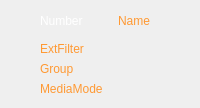
    <widget class="CSkinProgressWidget" name="m_CentralContainer" native="true">
     <property name="sizePolicy">
      <sizepolicy hsizetype="Expanding" vsizetype="Preferred">
       <horstretch>0</horstretch>
       <verstretch>0</verstretch>
      </sizepolicy>
     </property>
     <property name="progress" stdset="0">
      <number>1</number>
     </property>
     <property name="borderInfo" stdset="0">
      <string notr="true">borderwidth=&quot;2&quot; roundcorner=&quot;0&quot; bordercolor=&quot;0xFFD0D0D0&quot; </string>
     </property>
     <layout class="QGridLayout" name="gridLayout">
      <property name="leftMargin">
       <number>40</number>
      </property>
      <property name="rightMargin">
       <number>40</number>
      </property>
      <property name="horizontalSpacing">
       <number>10</number>
      </property>
      <item row="0" column="2">
       <widget class="CSkinOneLineText" name="m_Name">
        <property name="sizePolicy">
         <sizepolicy hsizetype="Expanding" vsizetype="Expanding">
          <horstretch>0</horstretch>
          <verstretch>0</verstretch>
         </sizepolicy>
        </property>
        <property name="palette">
         <palette>
          <active>
           <colorrole role="WindowText">
            <brush brushstyle="SolidPattern">
             <color alpha="255">
              <red>255</red>
              <green>153</green>
              <blue>51</blue>
             </color>
            </brush>
           </colorrole>
          </active>
          <inactive>
           <colorrole role="WindowText">
            <brush brushstyle="SolidPattern">
             <color alpha="255">
              <red>255</red>
              <green>153</green>
              <blue>51</blue>
             </color>
            </brush>
           </colorrole>
          </inactive>
          <disabled>
           <colorrole role="WindowText">
            <brush brushstyle="SolidPattern">
             <color alpha="255">
              <red>120</red>
              <green>120</green>
              <blue>120</blue>
             </color>
            </brush>
           </colorrole>
          </disabled>
         </palette>
        </property>
        <property name="text">
         <string>Name</string>
        </property>
        <property name="addheight" stdset="0">
         <number>12</number>
        </property>
        <property name="brightness" stdset="0">
         <number>15</number>
        </property>
        <property name="rowLimit" stdset="0">
         <number>3</number>
        </property>
       </widget>
      </item>
      <item row="1" column="0">
       <spacer name="verticalSpacer">
        <property name="orientation">
         <enum>Qt::Vertical</enum>
        </property>
        <property name="sizeHint" stdset="0">
         <size>
          <width>20</width>
          <height>5</height>
         </size>
        </property>
       </spacer>
      </item>
      <item row="4" column="0" colspan="3">
       <widget class="CSkinOneLineText" name="m_MediaMode">
        <property name="sizePolicy">
         <sizepolicy hsizetype="Expanding" vsizetype="Expanding">
          <horstretch>0</horstretch>
          <verstretch>0</verstretch>
         </sizepolicy>
        </property>
        <property name="palette">
         <palette>
          <active>
           <colorrole role="WindowText">
            <brush brushstyle="SolidPattern">
             <color alpha="255">
              <red>255</red>
              <green>153</green>
              <blue>51</blue>
             </color>
            </brush>
           </colorrole>
          </active>
          <inactive>
           <colorrole role="WindowText">
            <brush brushstyle="SolidPattern">
             <color alpha="255">
              <red>255</red>
              <green>153</green>
              <blue>51</blue>
             </color>
            </brush>
           </colorrole>
          </inactive>
          <disabled>
           <colorrole role="WindowText">
            <brush brushstyle="SolidPattern">
             <color alpha="255">
              <red>120</red>
              <green>120</green>
              <blue>120</blue>
             </color>
            </brush>
           </colorrole>
          </disabled>
         </palette>
        </property>
        <property name="text">
         <string>MediaMode</string>
        </property>
        <property name="addheight" stdset="0">
         <number>1</number>
        </property>
        <property name="brightness" stdset="0">
         <number>-35</number>
        </property>
       </widget>
      </item>
      <item row="2" column="0" colspan="3">
       <widget class="CSkinOneLineText" name="m_ExtFilter">
        <property name="sizePolicy">
         <sizepolicy hsizetype="Expanding" vsizetype="Expanding">
          <horstretch>0</horstretch>
          <verstretch>0</verstretch>
         </sizepolicy>
        </property>
        <property name="palette">
         <palette>
          <active>
           <colorrole role="WindowText">
            <brush brushstyle="SolidPattern">
             <color alpha="255">
              <red>255</red>
              <green>153</green>
              <blue>51</blue>
             </color>
            </brush>
           </colorrole>
          </active>
          <inactive>
           <colorrole role="WindowText">
            <brush brushstyle="SolidPattern">
             <color alpha="255">
              <red>255</red>
              <green>153</green>
              <blue>51</blue>
             </color>
            </brush>
           </colorrole>
          </inactive>
          <disabled>
           <colorrole role="WindowText">
            <brush brushstyle="SolidPattern">
             <color alpha="255">
              <red>120</red>
              <green>120</green>
              <blue>120</blue>
             </color>
            </brush>
           </colorrole>
          </disabled>
         </palette>
        </property>
        <property name="text">
         <string>ExtFilter</string>
        </property>
        <property name="addheight" stdset="0">
         <number>3</number>
        </property>
        <property name="brightness" stdset="0">
         <number>-35</number>
        </property>
       </widget>
      </item>
      <item row="3" column="0" colspan="3">
       <widget class="CSkinOneLineText" name="m_Group">
        <property name="sizePolicy">
         <sizepolicy hsizetype="Expanding" vsizetype="Expanding">
          <horstretch>0</horstretch>
          <verstretch>0</verstretch>
         </sizepolicy>
        </property>
        <property name="palette">
         <palette>
          <active>
           <colorrole role="WindowText">
            <brush brushstyle="SolidPattern">
             <color alpha="255">
              <red>255</red>
              <green>153</green>
              <blue>51</blue>
             </color>
            </brush>
           </colorrole>
          </active>
          <inactive>
           <colorrole role="WindowText">
            <brush brushstyle="SolidPattern">
             <color alpha="255">
              <red>255</red>
              <green>153</green>
              <blue>51</blue>
             </color>
            </brush>
           </colorrole>
          </inactive>
          <disabled>
           <colorrole role="WindowText">
            <brush brushstyle="SolidPattern">
             <color alpha="255">
              <red>120</red>
              <green>120</green>
              <blue>120</blue>
             </color>
            </brush>
           </colorrole>
          </disabled>
         </palette>
        </property>
        <property name="text">
         <string>Group</string>
        </property>
        <property name="addheight" stdset="0">
         <number>2</number>
        </property>
        <property name="brightness" stdset="0">
         <number>-35</number>
        </property>
       </widget>
      </item>
      <item row="0" column="0">
       <widget class="CSkinOneLineText" name="m_Number">
        <property name="sizePolicy">
         <sizepolicy hsizetype="Preferred" vsizetype="Expanding">
          <horstretch>0</horstretch>
          <verstretch>0</verstretch>
         </sizepolicy>
        </property>
        <property name="palette">
         <palette>
          <active>
           <colorrole role="WindowText">
            <brush brushstyle="SolidPattern">
             <color alpha="255">
              <red>255</red>
              <green>255</green>
              <blue>255</blue>
             </color>
            </brush>
           </colorrole>
          </active>
          <inactive>
           <colorrole role="WindowText">
            <brush brushstyle="SolidPattern">
             <color alpha="255">
              <red>255</red>
              <green>255</green>
              <blue>255</blue>
             </color>
            </brush>
           </colorrole>
          </inactive>
          <disabled>
           <colorrole role="WindowText">
            <brush brushstyle="SolidPattern">
             <color alpha="255">
              <red>120</red>
              <green>120</green>
              <blue>120</blue>
             </color>
            </brush>
           </colorrole>
          </disabled>
         </palette>
        </property>
        <property name="text">
         <string>Number</string>
        </property>
        <property name="addheight" stdset="0">
         <number>17</number>
        </property>
       </widget>
      </item>
      <item row="5" column="0">
       <spacer name="verticalSpacer_3">
        <property name="orientation">
         <enum>Qt::Vertical</enum>
        </property>
        <property name="sizeHint" stdset="0">
         <size>
          <width>20</width>
          <height>1</height>
         </size>
        </property>
       </spacer>
      </item>
      <item row="0" column="1">
       <spacer name="horizontalSpacer">
        <property name="orientation">
         <enum>Qt::Horizontal</enum>
        </property>
        <property name="sizeType">
         <enum>QSizePolicy::Fixed</enum>
        </property>
        <property name="sizeHint" stdset="0">
         <size>
          <width>15</width>
          <height>20</height>
         </size>
        </property>
       </spacer>
      </item>
     </layout>
    </widget>
